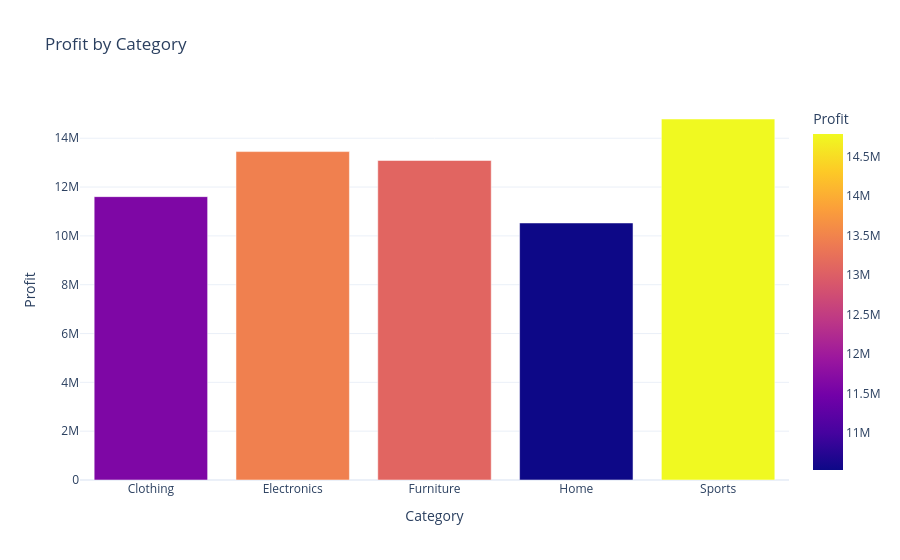

Notebook code for this chart:
### Code cell
profit_category = (

    orders_clean

    .merge(

        dim_product[["ProductID", "Category"]],

        on="ProductID",

        how="left",

    )

    .groupby("Category")

    ["Profit"]

    .sum()

    .reset_index()

)

px.bar(

    profit_category,

    x="Category",

    y="Profit",

    color="Profit",

    title="Profit by Category"

).show()

### Figure 1 — Plotly figure (JSON) as saved in the notebook; plotly's stock layout.template omitted (floating-point values rounded to 4 significant figures)
{"data": [{"hovertemplate": "Category=%{x}<br>Profit=%{marker.color}<extra></extra>", "legendgroup": "", "marker": {"color": [11610000.0, 13450000.0, 13090000.0, 10530000.0, 14790000.0], "coloraxis": "coloraxis", "pattern": {"shape": ""}}, "name": "", "orientation": "v", "showlegend": false, "textposition": "auto", "type": "bar", "x": ["Clothing", "Electronics", "Furniture", "Home", "Sports"], "xaxis": "x", "y": [11610000.0, 13450000.0, 13090000.0, 10530000.0, 14790000.0], "yaxis": "y"}], "layout": {"barmode": "relative", "coloraxis": {"colorbar": {"title": {"text": "Profit"}}, "colorscale": [[0, "#0d0887"], [0.1111, "#46039f"], [0.2222, "#7201a8"], [0.3333, "#9c179e"], [0.4444, "#bd3786"], [0.5556, "#d8576b"], [0.6667, "#ed7953"], [0.7778, "#fb9f3a"], [0.8889, "#fdca26"], [1, "#f0f921"]]}, "legend": {"tracegroupgap": 0}, "title": {"text": "Profit by Category"}, "xaxis": {"anchor": "y", "domain": [0, 1], "title": {"text": "Category"}}, "yaxis": {"anchor": "x", "domain": [0, 1], "title": {"text": "Profit"}}}}
